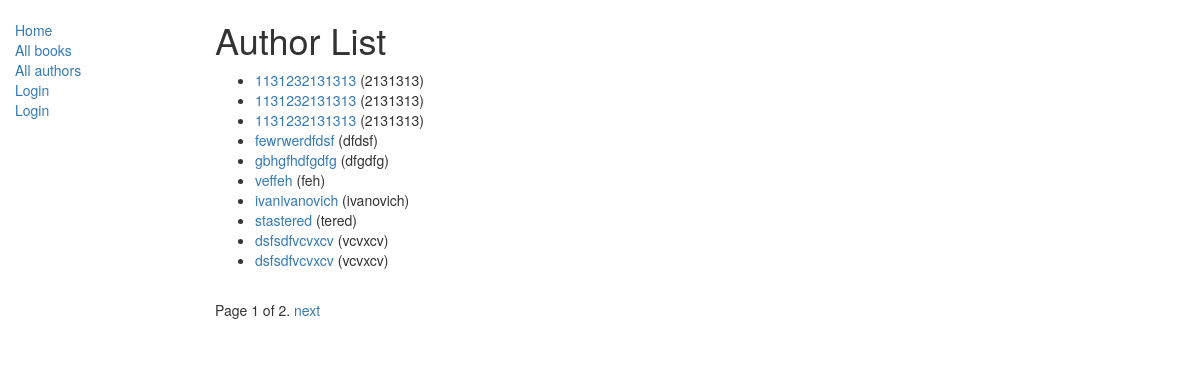
Screenshot of /catalog/authors/ with the database file from the repository.
### catalog/models.py (models this page shows, shortened)
class Author(models.Model):
            first_name = models.CharField(max_length=100)
            last_name = models.CharField(max_length=100)
            date_of_birth = models.DateField(null=True, blank=True)
            date_of_death = models.DateField('Died', null=True, blank=True)
            class Meta:
                ordering = ['last_name', 'first_name']
            def get_absolute_url(self):
                return reverse('author-detail', args=[str(self.id)])

### catalog/views.py (the view)
class AuthorListView(generic.ListView):
    model = Author
    paginate_by = 10

### catalog/templates/catalog/author_list.html
{% extends "base_generic.html" %}
{% block content %}
    <h1>Author List</h1>
    {% if author_list %}
    <ul>
      {% for author in author_list %}
      <li>
        <a href="{{ author.get_absolute_url }}">{{ author.first_name }}{{author.last_name}}</a> ({{author.last_name}})
      </li>
      {% endfor %}
    </ul>
    {% else %}
      <p>There are no books in the library.</p>
    {% endif %}
{% endblock %}

### rows the page displays
Author: first_name "113123", last_name "2131313"
Author: first_name "113123", last_name "2131313"
Author: first_name "113123", last_name "2131313"
Author: first_name "fewrwer", last_name "dfdsf"
Author: first_name "gbhgfh", last_name "dfgdfg"
Author: first_name "vef", last_name "feh"
Author: first_name "ivan", last_name "ivanovich"
Author: first_name "stas", last_name "tered"
Author: first_name "dsfsdf", last_name "vcvxcv"
Author: first_name "dsfsdf", last_name "vcvxcv"

### other values shown
{{ page_obj.number }} "1"
{{ page_obj.paginator.num_pages }} "2"
